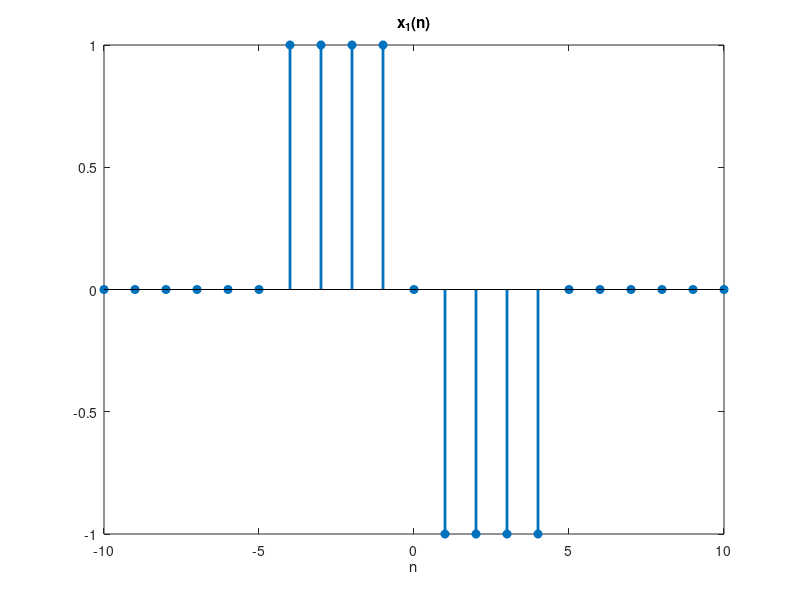
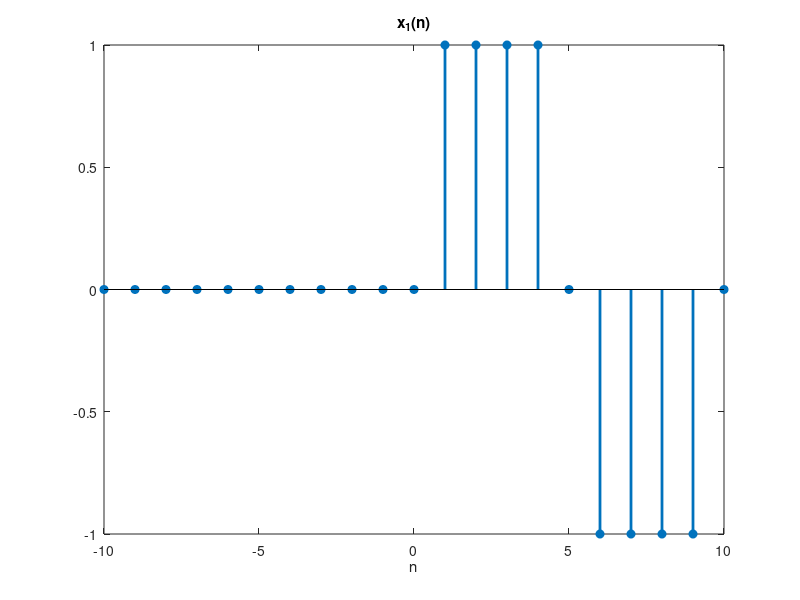
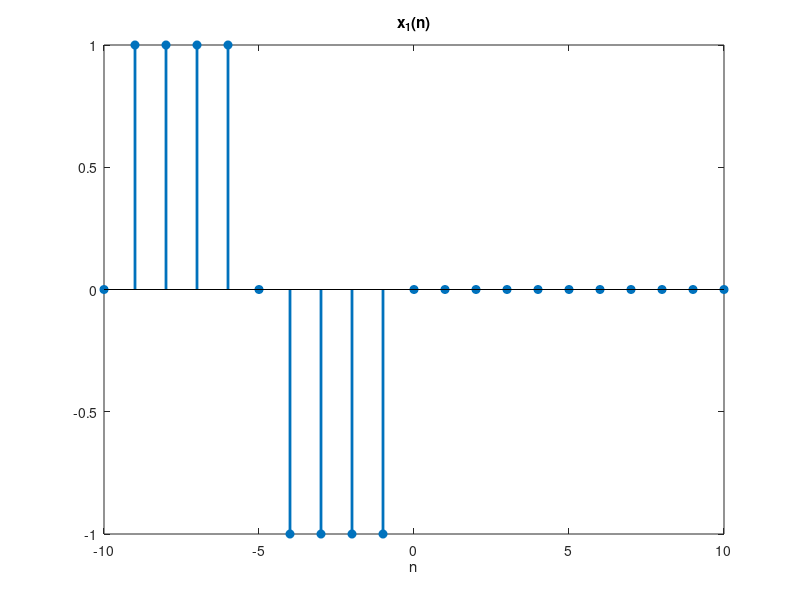
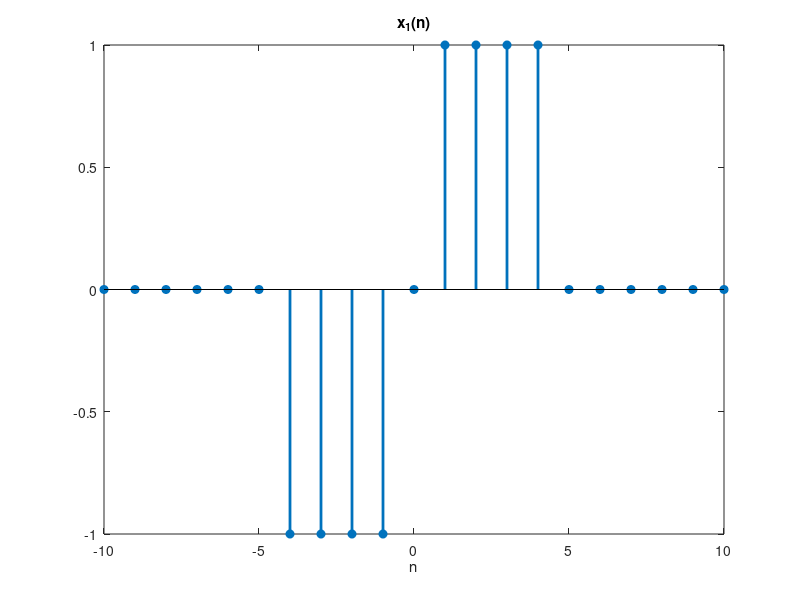

Write MATLAB code to recreate these figures, in order.
%Autor: Flores Chavarria Diego
clear all;
clc
close all;

impulso = @(n) n==0;
escalon = @(n) n>=0;
x1 = @(n) ( impulso(n) + escalon(n+4) - 2*escalon(n) + escalon(n-5) );
x2 = @(n) ( escalon(n+4)-escalon(n-5) );
y1 = @(n) ( (1/3)*( x2(n+1) + x2(n) + x2(n-1) ) );
y2 = @(n) ( ((4/5).^n).*x2(n) );


% Ejercicio 1

n = -10:10;
figure(1)
stem(n,x1(n),'filled','LineWidth',2)
title('x_1(n)')
xlabel('n')

n = -10:10;
figure(2)
stem(n,x1(n-5),'filled','LineWidth',2)
title('x_1(n)')
xlabel('n')

n = -10:10;
figure(3)
stem(n,x1(n+5),'filled','LineWidth',2)
title('x_1(n)')
xlabel('n')

n = -10:10;
figure(4)
stem(n,x1(-n),'filled','LineWidth',2)
title('x_1(n)')
xlabel('n')

n = -10:10;
figure(5)
stem(n,x1(-n+5),'filled','LineWidth',2)
title('x_1(n)')
xlabel('n')

n = -10:10;
figure(6)
stem(n,x1(-n-5),'filled','LineWidth',2)
title('x_1(n)')
xlabel('n')

%Ejercicio 2

n = -10:10;
figure(7)
stem(n,x2(n),'filled','LineWidth',2)
title('x_1(n)')
xlabel('n')

n = -10:10;
figure(8)
stem(n,y1(n),'filled','LineWidth',2)
title('x_1(n)')
xlabel('n')

n = -10:10;
figure(9)
stem(n,y2(n),'filled','LineWidth',2)
title('x_1(n)')
xlabel('n')

%Ejercicio 3

n = -4:4;
x3 =@(n)(5-abs(n)).*(n>=-4 & n<=4);
figure(10)
stem(n,x3(n),'filled','LineWidth',2)
title('x_1(n)')
xlabel('n')


xu = upsample(x3(n),2);
figure(11)
n = -8:9;
stem(n,xu,'filled','LineWidth',2)
title('x_1(n)')
xlabel('n')


xd = downsample(x3(n),2);
figure(12)
n = -4:4;
stem(n,xd,'filled','LineWidth',2)
title('x_1(n)')
xlabel('n')

